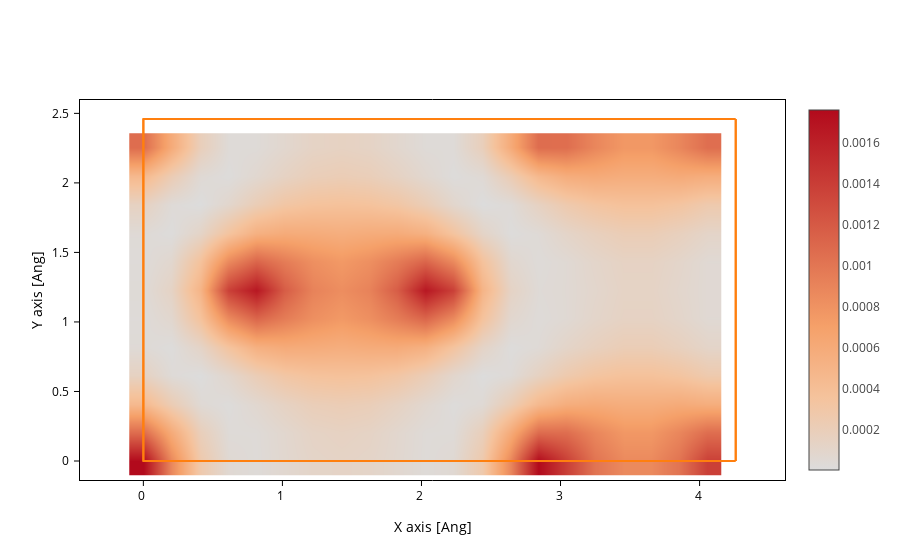

Notebook source saved alongside this figure:
### Markdown cell above
Much better, isn't it? Notice how it didn't look that bad in 3d, because the grid is smooth, so it's values are nicely interpolated. You can also appreciate this by setting `smooth` to `True` in 2D, which does an "OK job" at guessing the values.

### Code cell
plot.update_inputs(grid_prec=0.2, smooth=True)

### Figure 1 — Plotly figure (JSON) as saved in the notebook; plotly's stock layout.template omitted (floating-point values rounded to 4 significant figures; data arrays with more than 128 entries replaced by an {"elided": "..."} marker saying what was removed)
{"data": [{"coloraxis": "coloraxis", "meta": {}, "opacity": 1, "type": "heatmap", "x": [0.0, 0.2029, 0.4057, 0.6086, 0.8114, 1.014, 1.217, 1.42, 1.623, 1.826, 2.029, 2.231, 2.434, 2.637, 2.84, 3.043, 3.246, 3.449, 3.651, 3.854, 4.057], "y": [0.0, 0.205, 0.4099, 0.6149, 0.8198, 1.025, 1.23, 1.435, 1.64, 1.845, 2.05, 2.255], "z": {"elided": "12x21 float values"}, "zsmooth": "best"}, {"meta": {}, "mode": "lines", "name": "Unit cell", "type": "scatter", "x": [0.0, 0.0, 4.26, 4.26, 0.0, 0.0, NaN, 0.0, 0.0, 0.0, 4.26, 4.26, 0.0, NaN, 4.26, 4.26, NaN, 4.26, 4.26], "y": [0.0, 2.46, 2.46, 2.46, 2.46, 2.46, NaN, 2.46, 0.0, 0.0, 0.0, 0.0, 0.0, NaN, 2.46, 0.0, NaN, 2.46, 0.0]}], "layout": {"coloraxis": {"showscale": true}, "scene": {"aspectmode": "data", "xaxis": {"title": {"text": "X axis [Ang]"}}, "yaxis": {"title": {"text": "Y axis [Ang]"}}}, "xaxis": {"scaleanchor": "y", "scaleratio": 1, "title": {"text": "X axis [Ang]"}}, "yaxis": {"title": {"text": "Y axis [Ang]"}}}}
